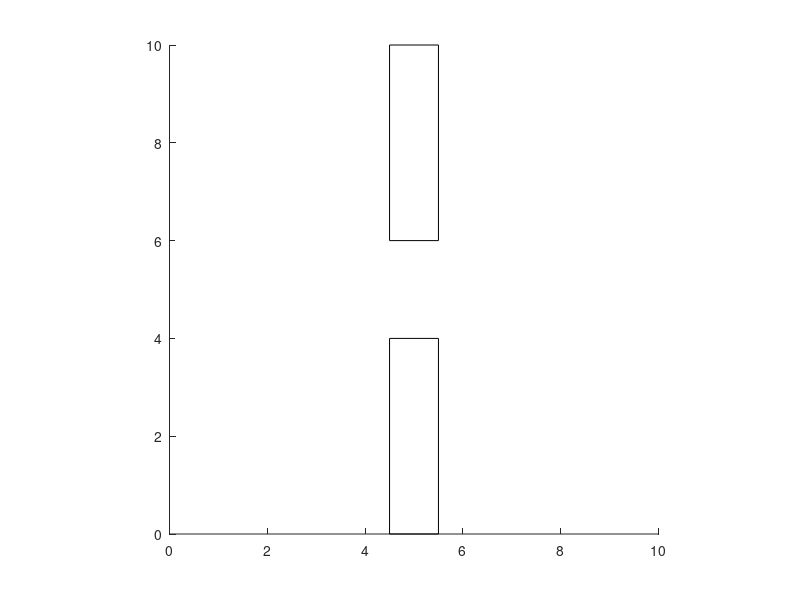

The MATLAB source for this figure: (Note: this script raises an error after producing the figure.)
%% Clear
close all
clear all
clc
%% Initialize random seed
randomseed = input('Enter a random seed:\n');

rand('state',randomseed);
%% Set axis
axis([0,10,0,10])
axis square;
hold on
%% Initialize start , goal , obstacles and grid 
start=[2,9];
goal=[9.5,6];
 
%Create a window 
 figure(1)
    rectangle('Position',[4.5 0 1 4])
    rectangle('Position',[4.5 6 1 4])

    hold on

%Obstacles parameter
  %low obstacle
%   obstac=[3.2 2 1;2 7 1;6.8 3 1;6.8 7 1;3.5 5 0.6;6.5 5 0.6];
%High obstacle
  obstac=[3.2 2 1;2 7 1;6.8 3 1;6.8 7 1;3.5 5 0.6;6.5 5 0.6;7 1 0.7;9 4 1;9 7 1;3 8 1;2 5 1;8 9 1;1 2 1];
    
 %Cirlces centers Xc,Yc,radius  
   for l=1:size(obstac,1)
    circle([obstac(l,1),obstac(l,2)],obstac(l,3),1000,'-'); % arguments Xc, Yc and radius from obstac vector for drawing circle
   end
    
  %%  Create random sample points 
    x0=[];
    
    for n=1:8
        xnew=rand(1)*10;
        ynew=rand(1)*10;
    
        x0=[x0 [xnew;ynew]];
    end
  % Set lower and upper bound for sample points  
LB=[0 0 0 4.5 5.5 5.8 5.8 5.8;
    0 0 0 4.2 4.2 0 0 0 ];
UB=[4.2 4.2 4.2 4.5 5.5 10 10 10;
    10 10 10 5.8 5.8 10 10 10 ];

   % Plot the inital configuration
plot(goal(1),goal(2),'r*') ;
plot(start(1),start(2),'g*') ;
plot(x0(1,:),x0(2,:),'y*') ;
hold on;

trajectory=[start'  x0 goal'];
%  plot(trajectory(1,:),trajectory(2,:),'k')

%% Optimization function

%Objective function
f=objective(x0,start,goal,obstac)
% 
%Constraints function
[G Geq]=constraints(x0,start,goal,obstac)
% 
options = optimset('Display','iter','MaxFunEvals',2000,'MaxIter',1000,'TolFun',...
                    1e-06,'TolX',1e-08);
                
x=fmincon('objective',x0,[],[],[],[],LB,UB,'constraints',options,start,goal,obstac);

%% Plot optimized points and trajectory

 plot(x(1,:),x(2,:),'k*') ;
 trajectory1=[start'  x goal'];
 plot(trajectory1(1,:),trajectory1(2,:),'k')
 xlabel('X axis')
 ylabel('Y axis')
 title('Robot Trajectory')

 
 



